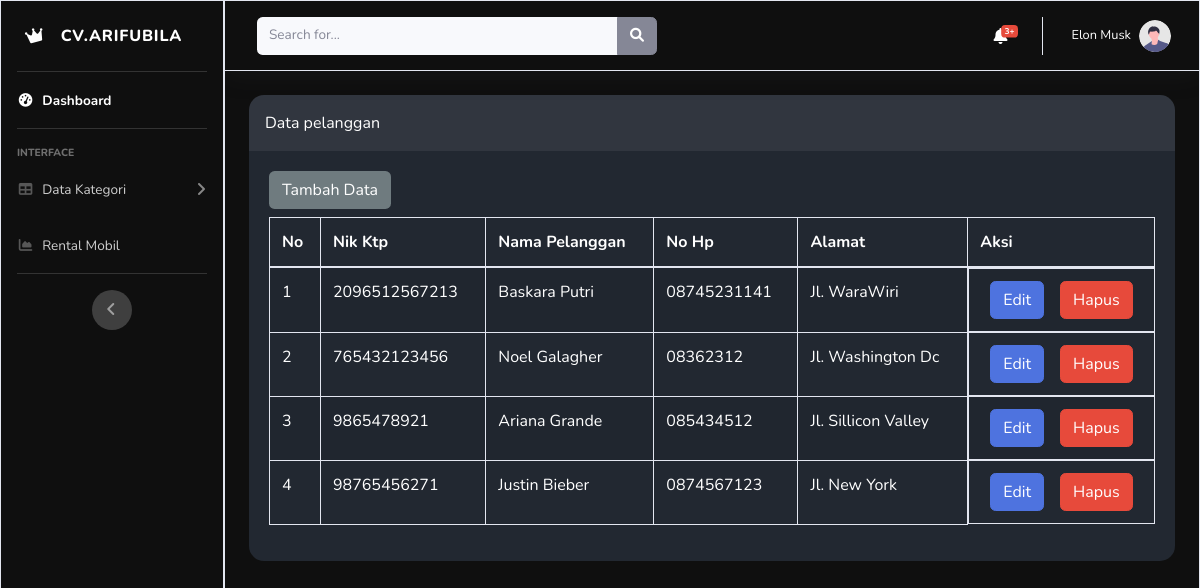
Page /pelanggan/pelanggan.php on the committed database.
### tables this page shows
CREATE TABLE `tbl_pelanggan_arif` (
  `nik_ktp_arif` varchar(16) NOT NULL,
  `nama_arif` varchar(35) NOT NULL,
  `no_hp_arif` varchar(15) NOT NULL,
  `alamat_arif` varchar(45) NOT NULL
);

### pelanggan/pelanggan.php (the view, shortened to what this page needs)
<!DOCTYPE html>
<html lang="en">
<head>
    <link rel="stylesheet" href="https://cdnjs.cloudflare.com/ajax/libs/font-awesome/6.0.0-beta3/css/all.min.css">
    <link href="../css/sb-admin-2.css" rel="stylesheet">
</head>
<body id="page-top">
    <div id="wrapper">
        <ul class="navbar-nav sidebar sidebar-dark accordion border border-secondary-subtle border-start-0" id="accordionSidebar" style="background-color: #0F0F0F;">
            <a class="sidebar-brand d-flex align-items-center justify-content-center" href="home.php">
                <div class="sidebar-brand-icon rotate-n-15">
                    <i class="fa-solid fa-crown fs-5"></i>
                </div>
                <div class="sidebar-brand-text mx-3">CV.Arifubila</div>
            </a>
            <hr class="sidebar-divider my-0">
            <li class="nav-item active">
                <a class="nav-link" href="../home.php">
                    <i class="fas fa-fw fa-tachometer-alt"></i>
                    <span>Dashboard</span>
                </a>
            </li>
            <hr class="sidebar-divider">
            <div class="sidebar-heading">Interface</div>
            <li class="nav-item">
                <a class="nav-link collapsed" href="#" data-toggle="collapse" data-target="#collapseTwo" aria-expanded="true" aria-controls="collapseTwo">
                    <i class="fas fa-fw fa-table"></i>
                    <span>Data Kategori</span>
                </a>
            </li>
            <li class="nav-item">
                <a class="nav-link" href="../rental/rental.php">
                    <i class="fas fa-fw fa-chart-area"></i>
                    <span>Rental Mobil</span>
                </a>
            </li>
            <hr class="sidebar-divider d-none d-md-block">
            <div class="text-center d-none d-md-inline">
                <button class="rounded-circle border-0" id="sidebarToggle"></button>
            </div>
        </ul>
        <div id="content-wrapper" class="d-flex flex-column border border-start-0" style="background-color: #0F0F0F;">
            <div id="content">
                <nav class="navbar navbar-expand border-bottom topbar mb-4 static-top shadow" style="background-color: #0F0F0F;">
    <form class="d-none d-sm-inline-block form-inline mr-auto ml-md-3 my-2 my-md-0 mw-100 navbar-search" action="cari_pelanggan.php" method="GET">
        <div class="input-group">
            <input type="text" name="keyword" class="form-control bg-light border-0 small" placeholder="Search for..." aria-label="Search" aria-describedby="basic-addon2" required>
            <div class="input-group-append">
                <button class="btn btn-secondary" type="submit">
                    <i class="fas fa-search fa-sm"></i>
                </button>
            </div>
        </div>
    </form>
                    <ul class="navbar-nav ml-auto">
                        <li class="nav-item dropdown no-arrow mx-1">
                            <a class="nav-link dropdown-toggle" href="#" id="alertsDropdown" role="button" data-toggle="dropdown" aria-haspopup="true" aria-expanded="false">
                                <i class="fas fa-bell fa-fw text-white"></i>
                                <span class="badge badge-danger badge-counter">3+</span>
                            </a>
                        </li>
                        <li class="nav-item dropdown no-arrow">
                            <a class="nav-link dropdown-toggle" href="#" id="userDropdown" role="button" data-toggle="dropdown" aria-haspopup="true" aria-expanded="false">
                                <span class="mr-2 d-none d-lg-inline text-white small">Elon Musk</span>
                                <img class="img-profile rounded-circle" src="../img/undraw_profile.svg">
                            </a>
                        </li>
                    </ul>
                </nav>
      <div class="container-fluid">
                    <div class="mb-3" style="background: #222831; border-radius: 20px 20px 15px 15px;">
                        <div class="p-3 text-white" style="background-color: #31363F; border-radius: 15px 15px 0px 0px;">Data pelanggan</div>
                        <div class="card-body text-success">
                            <div class="row">
                                <div class="col-md-6 mb-2">
                                    <a href='tambah_pelanggan.php' class='btn custom-btn'>Tambah Data</a>
                                </div>
                            </div>
                            <div class="row">
                                <div class="col-md-12">
                                    <div class="table-responsive">
                                        <table class="table table-bordered table-striped table-hover text-white">
                                            <thead>
                                                <tr>
                                                    <th>No</th>
                                                    <th>Nik Ktp</th>
                                                    <th>Nama Pelanggan</th>
                                                    <th>No Hp</th>
                                                    <th>Alamat</th>
                                                    <th>Aksi</th>
                                                </tr>
                                            </thead>
                                            <tbody>
                                                <?php
                                                include "../koneksi.php";
                                                $i = 0;
                                                $tampil = mysqli_query($koneksi, "SELECT * FROM tbl_pelanggan_arif");
                                                while ($data = mysqli_fetch_array($tampil)) {
                                                    $i++;
                                                ?>
                                                    <tr>
                                                        <td data-label="No"><?=$i?></td>
                                                        <td data-label="Nik Ktp"><?=$data['nik_ktp_arif']?></td>
                                                        <td data-label="Nama Pelanggan"><?=$data['nama_arif']?></td>
                                                        <td data-label="No Hp"><?=$data['no_hp_arif']?></td>
                                                        <td data-label="Alamat"><?=$data['alamat_arif']?></td>
                                                        <td class="d-flex justify-content-center">
                                                            <a href="edit_pelanggan.php?nik_ktp_arif=<?=$data['nik_ktp_arif']?>" class='btn btn-primary mr-3'>Edit</a>
                                                            <a href="#" class="btn btn-danger" onclick="showDeleteModal('delete_pelanggan.php?nik_ktp_arif=<?=$data['nik_ktp_arif']?>')">Hapus</a>
                                                        </td>
                                                    </tr>
                                                <?php
                                                }
                                                ?>
                                            </tbody>
                                        </table>
                                    </div>
                                </div>
                            </div>
                        </div>
                    </div>
                </div>
</div>
            </div>
        </div>
</body>
</html>

### pelanggan/pelanggan.php (style rules this page uses)
.custom-btn { background-color: #6F7B7F; color: #ffffff; transition: background-color 0.3s, color 0.3s; }

### rows in the picture
tbl_pelanggan_arif: nik_ktp_arif "2096512567213", nama_arif "Baskara Putri", no_hp_arif "08745231141", alamat_arif "Jl. WaraWiri"
tbl_pelanggan_arif: nik_ktp_arif "765432123456", nama_arif "Noel Galagher", no_hp_arif "08362312", alamat_arif "Jl. Washington Dc"
tbl_pelanggan_arif: nik_ktp_arif "9865478921", nama_arif "Ariana Grande", no_hp_arif "085434512", alamat_arif "Jl. Sillicon Valley"
tbl_pelanggan_arif: nik_ktp_arif "98765456271", nama_arif "Justin Bieber", no_hp_arif "0874567123", alamat_arif "Jl. New York"
